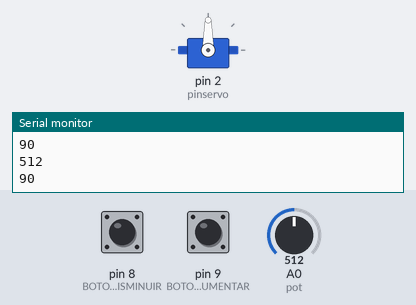
The sketch below on a simulated Arduino Uno, built with avr-gcc and run on an emulated ATmega328P. Parts: servo, the last lines printed to the serial monitor. Inputs (shaded band) come from the test bench; at power-on: A0 (pot) = 512, pin 8 (BOTON_ENTRADA_DISMINUIR) HIGH, pin 9 (BOTON_AUMENTAR) HIGH.

Above: at 1.2 s.
1.3 s: A0 (pot) set to 710
At 2.0 s:
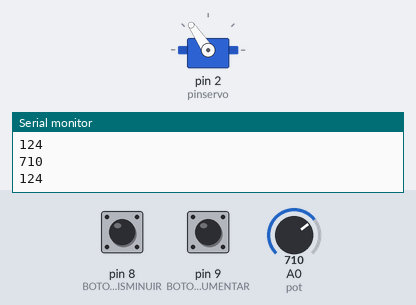
2.8 s: pin 8 (BOTON_ENTRADA_DISMINUIR) pulled LOW for 0.15 s
At 3.6 s:
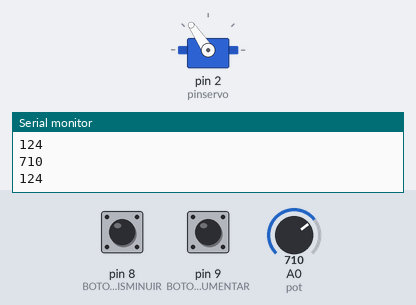
4.4 s: pin 9 (BOTON_AUMENTAR) pulled LOW for 0.15 s
At 4.47 s:
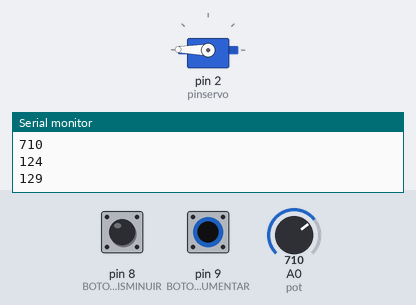
6.0 s: A0 (pot) set to 900
At 6.3 s:
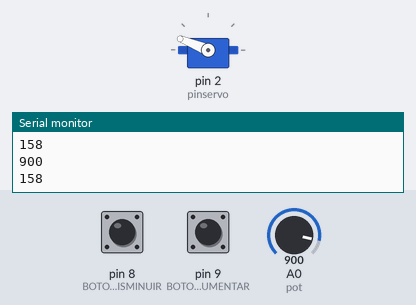
7.5 s: A0 (pot) set to 1023
At 8.7 s:
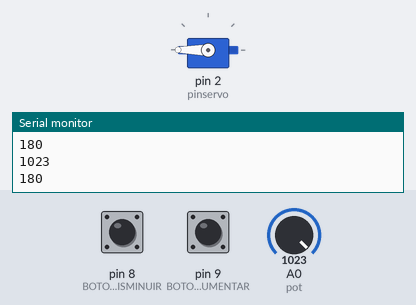
9.0 s: pin 8 (BOTON_ENTRADA_DISMINUIR) pulled LOW for 0.15 s
Timing chart, 0 to 11.6 s (numbered marks = the images above; inputs shaded):
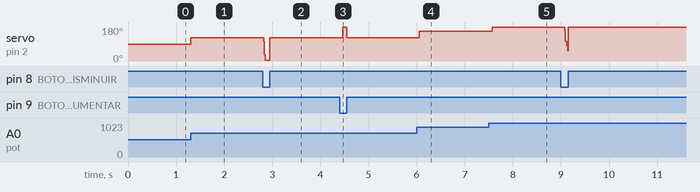

Measured:
- after the input at 1.3 s, servo on pin 2 (pinservo): 90° → 124° at once
- after the input at 2.8 s, servo on pin 2 (pinservo): 124° → 4° at once, → 124° 0.13 s later
- after the input at 4.4 s, servo on pin 2 (pinservo): 124° → 179° after 0.06 s, → 124° 0.09 s later
- after the input at 6.0 s, servo on pin 2 (pinservo): 124° → 158° after 0.06 s
- after the input at 7.5 s, servo on pin 2 (pinservo): 158° → 180° after 0.07 s

The sketch:

servo_motor.ino
```cpp
  // encender codigo
#include <Servo.h>
 Servo servooda; // Crea el objeto servo
  int pinservo = 2; // servo conectado a pin 2
  int pulsomin = 700; // 1 mseg 0 grados
  int pulsomax = 2900; // 2 mseg 180
  int valorpot;
  int angulo;
  int pot = 0;
  int pasoangulo = 5;
void setup() {
Serial.begin(9600); // se inicializa la salida serial
servooda.attach(pinservo,pulsomin,pulsomax);

  pinMode (8, INPUT_PULLUP); // BOTON ENTRADA DISMINUIR
  pinMode (9, INPUT_PULLUP);// BOTON AUMENTAR
  Serial.println("Proyeto Servo Oda");
}

void loop() {


 valorpot = analogRead(pot);
 angulo = map(valorpot, 0, 1023, 0, 180);
 servooda.write(angulo);
 delay (100);
 Serial.println(valorpot);
 Serial.println(angulo);

while(digitalRead(8) == LOW){
  if (angulo > 0 && angulo <= 180){
    angulo = angulo - pasoangulo;
    if (angulo < 0 ){
      angulo = 0;
      } else{
        servooda.write(angulo);
        Serial.println(angulo);
        }

    }
  }


while(digitalRead(9) == LOW){
  if (angulo > 0 && angulo <= 180){
    angulo = angulo + pasoangulo;
    if (angulo > 180 ){
      angulo = 180;
      } else{
        servooda.write(angulo);
        Serial.println(angulo);
        }

    }
  }


    }
```
